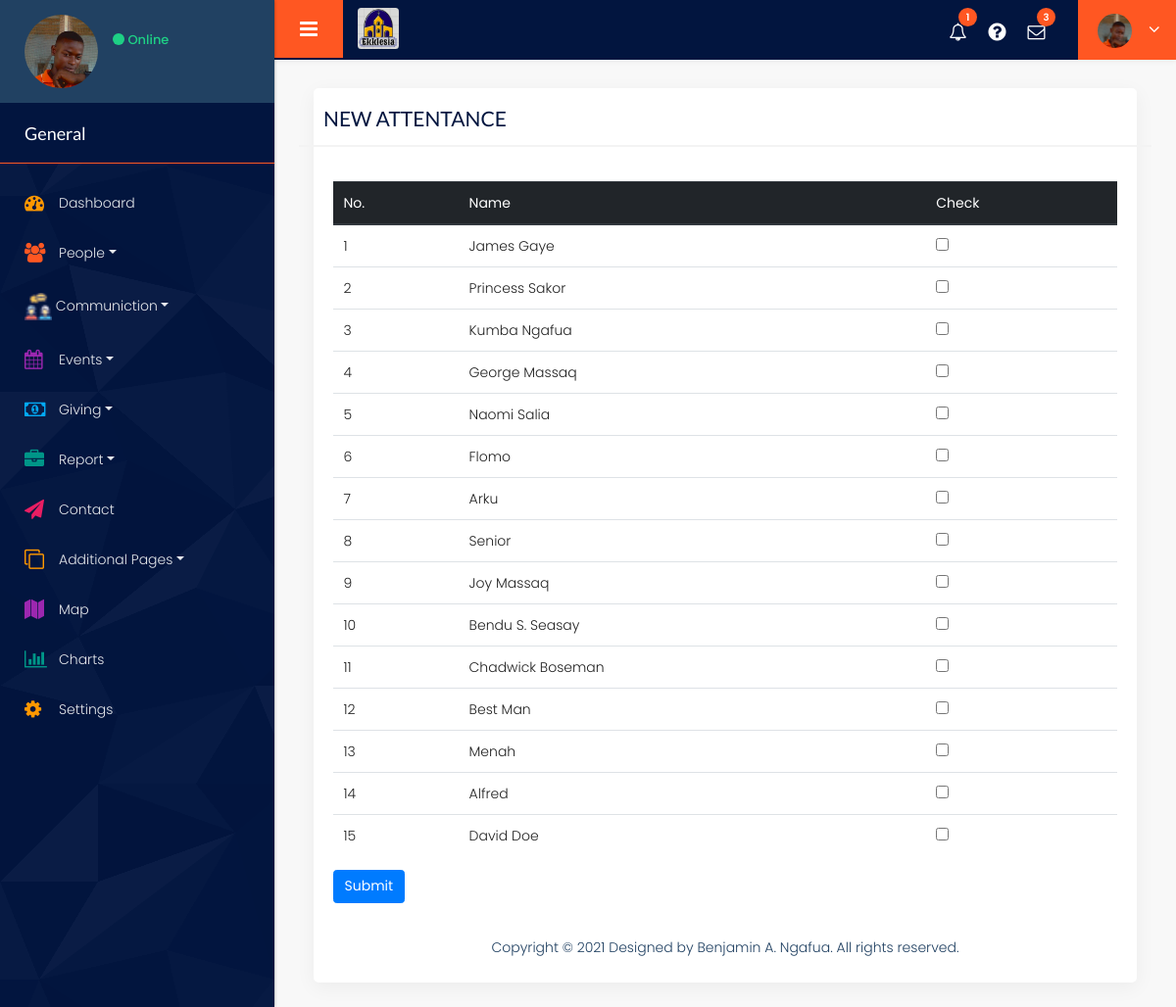
Page /new-attendance on the committed database.
### tables this page shows
CREATE TABLE members (
        id INTEGER NOT NULL, 
        name VARCHAR(150), 
        location VARCHAR(150), 
        department VARCHAR(150), 
        email VARCHAR(100), 
        contact VARCHAR(150), 
        role_play VARCHAR(150), 
        occupation VARCHAR(150), 
        relationship VARCHAR(150), 
        date_of_birth VARCHAR(150), 
        gender VARCHAR(150), 
        joined_date DATETIME,
PRIMARY KEY (id)
);

### churchAPP/views.py (the view)
@views.route("/new-attendance", methods=["GET", "POST"])
def attendance():
    return takeAttendance()

### churchAPP/controller.py (called while the page is built, shortened)
def takeAttendance():
    member_names = db.execute("SELECT DISTINCT(name), id FROM members")
    return render_template("new-attendance.html", member_names=member_names)

### churchAPP/views.py (called while the page is built)
@views.app_context_processor
def notifyUpdate():
    notify = len(db.execute("SELECT * FROM offering;"))
    return  dict(notify=notify)

### churchAPP/templates/new-attendance.html
{% extends "layout.html" %}
{% block innerContaint %}
<form method="post">
    <div class="full graph_head">
        <div class="heading1 margin_0">
            <h2>NEW ATTENTANCE</h2>
        </div>
    </div>
    <div class="table_section padding_infor_info">
        <div class="table-responsive-sm">
            <table class="table">
                <thead class="thead-dark">
                    <th>No.</th>
                    <th>Name</th>
                    <th>Check</th>
                </thead>
                <tbody>
                    {% for data in member_names %}
                    <tr>
                        <td>{{data.id}}</td>
                        <td>{{data.name}}</td>
                        <td><input type="checkbox" name="num" id="" value="{{data.id}}"></td>
                    </tr>
                    {% endfor %}
                </tbody>
            </table>
            <button type="submit" class="btn cur-p btn-primary">Submit</button>
        </div>
    </div>
</form>
{% endblock %}

### churchAPP/static/style.css (style rules this page uses)
* { margin: 0; padding: 0; outline: none !important; }
html, body { font-size: 14px; font-family: 'Poppins', sans-serif; line-height: normal; font-weight: 300; overflow-x: hidden !important; }
h1, h2, h3, h4, h5, h6 { letter-spacing: 0; font-weight: normal; position: relative; padding: 0; font-weight: normal; line-height: normal; margin: 0 }
.padding_infor_info { padding: 35px 35px; float: left; width: 100%; }
h2 { font-size: 30px; color: #000; line-height: 20px; font-weight: 700; position: relative; }
button, input, select, textarea, option { font-family: 'Poppins', sans-serif; }
.full { width: 100%; float: left; }
.heading1 h2 { line-height: normal; font-size: 21px; font-weight: 400; margin: 0; padding-left: 0; color: #02153f; letter-spacing: 0px; }
.margin_0 { margin: 0 !important; }
.graph_head { padding: 18px 25px 15px; float: left; width: 100%; border-bottom: solid #f3f3f3 2px; }
.heading1 { float: left; padding: 0 0 20px 0; width: 100%; margin-top: 50px; }
.graph_head .heading1 { float: left; padding: 0; width: auto; }
.btn { font-size: 14px; }
.table thead th { font-weight: 400; }
.table-responsive-sm { overflow: auto; }

### rows in the picture
members: id "1", name "James Gaye"
members: id "2", name "Princess Sakor"
members: id "3", name "Kumba Ngafua"
members: id "4", name "George Massaq"
members: id "5", name "Naomi Salia"
members: id "6", name "Flomo"
members: id "7", name "Arku"
members: id "8", name "Senior"
members: id "9", name "Joy Massaq"
members: id "10", name "Bendu S. Seasay"
members: id "11", name "Chadwick Boseman"
members: id "12", name "Best Man"
members: id "13", name "Menah"
members: id "14", name "Alfred"
members: id "15", name "David Doe"

### other values in the picture
{{ notify }} "1"
